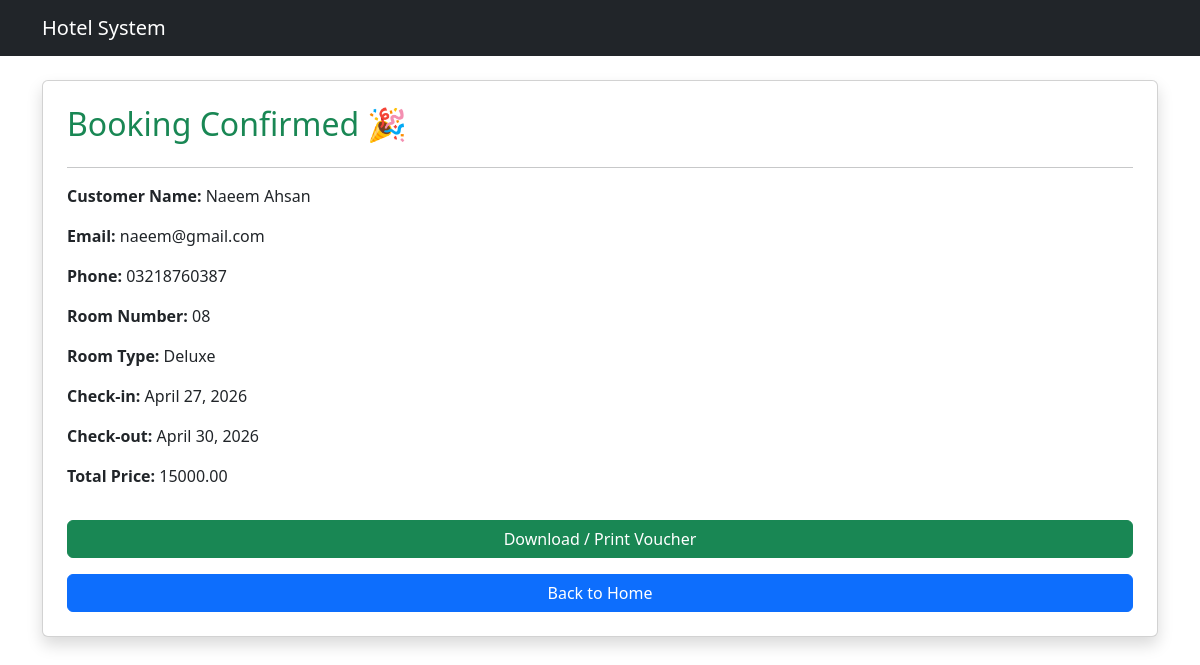
/success/4/, run on the app's committed database.
### booking/models.py (models this page shows, shortened)
class Booking(models.Model):
    room = models.ForeignKey(Room, on_delete=models.CASCADE)
    customer = models.ForeignKey(Customer, on_delete=models.CASCADE)
    check_in = models.DateField()
    check_out = models.DateField()
    total_price = models.DecimalField(max_digits=10, decimal_places=2)

class Customer(models.Model):
    name = models.CharField(max_length=100)
    email = models.EmailField()
    phone = models.CharField(max_length=15)

class Room(models.Model):
    room_number = models.CharField(max_length=10)
    room_type = models.ForeignKey(RoomType, on_delete=models.CASCADE)
    price = models.DecimalField(max_digits=8, decimal_places=2)
    is_available = models.BooleanField(default=True)

class RoomType(models.Model):
    name = models.CharField(max_length=50)
    description = models.TextField()

### booking/views.py (the view)
# urls.py: path('success/<int:booking_id>/', views.booking_success, name='booking_success'),
def booking_success(request, booking_id):
    booking = get_object_or_404(Booking, id=booking_id)
    return render(request, 'booking/booking_success.html', {'booking': booking})

### booking/templates/booking/booking_success.html
{% extends 'base.html' %}
{% block content %}
<div class="card shadow p-4">
    <h2 class="text-success">Booking Confirmed 🎉</h2>
    <hr>
    <p><strong>Customer Name:</strong> {{ booking.customer.name }}</p>
    <p><strong>Email:</strong> {{ booking.customer.email }}</p>
    <p><strong>Phone:</strong> {{ booking.customer.phone }}</p>
    <p><strong>Room Number:</strong> {{ booking.room.room_number }}</p>
    <p><strong>Room Type:</strong> {{ booking.room.room_type.name }}</p>
    <p><strong>Check-in:</strong> {{ booking.check_in }}</p>
    <p><strong>Check-out:</strong> {{ booking.check_out }}</p>
    <p><strong>Total Price:</strong> {{ booking.total_price }}</p>
    <a href="{% url 'booking_voucher' booking.id %}" class="btn btn-success mt-3">
     Download / Print Voucher
    </a>
    <a href="/" class="btn btn-primary mt-3">Back to Home</a>
</div>
{% endblock %}

### data on the page
Booking: customer.name "Naeem Ahsan", customer.email "naeem@gmail.com", customer.phone "03218760387", room.room_number "08", room.room_type.name "Deluxe", check_in "April 27, 2026", check_out "April 30, 2026", total_price "15000.00"
